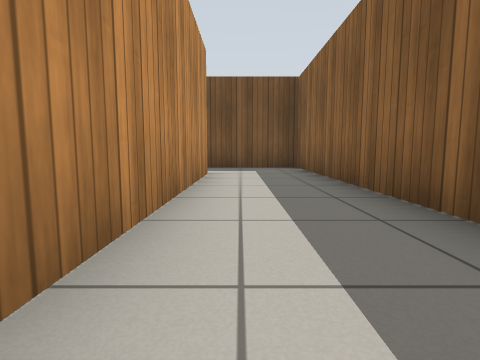
View 1 (above)

17 first-person views from a walk through a Gazebo world. The camera is 0.5 m above the floor, tilts 6° down and sees 80° across. The floor is counted in squares, 1 m on a side. Each view is taken from the middle of a square. On the plan, view 1 faces up. The plan holds only what a view shows up to about 9 squares ahead; the rest is blank. Gazebo's built-in surfaces are drawn with simple patterns.

View 2
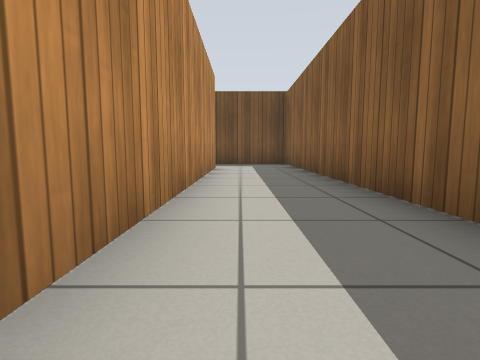

View 3
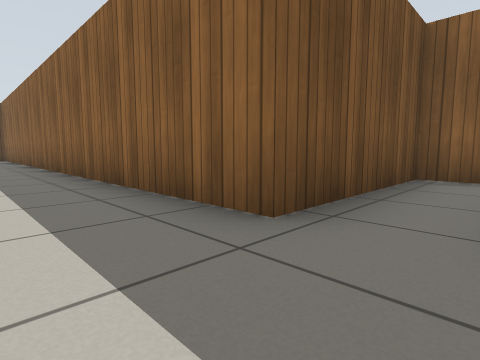

View 4
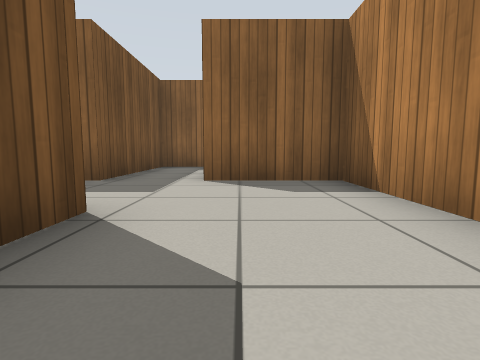

View 5
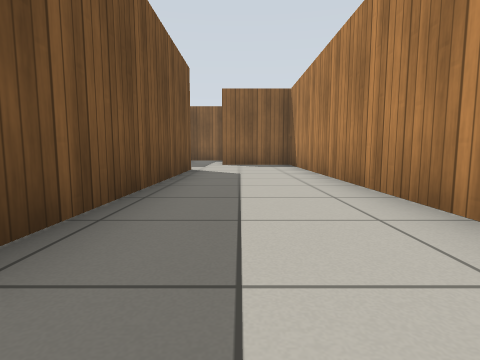

View 6
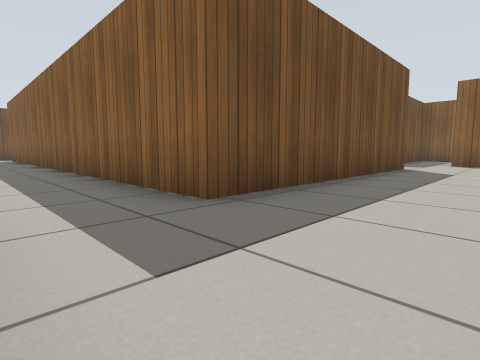

View 7
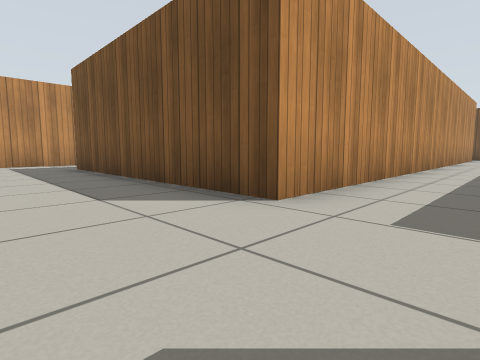

View 8
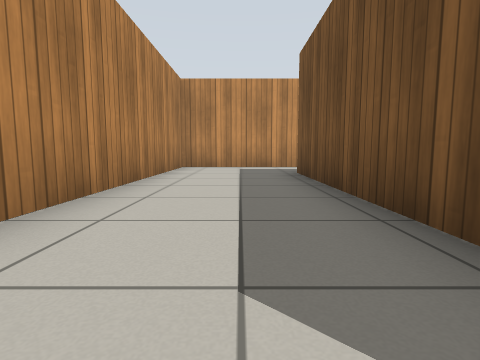

View 9
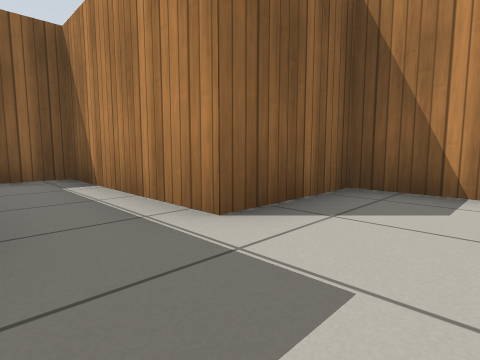

View 10
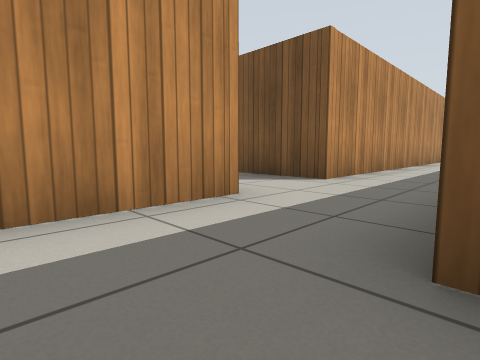

View 11
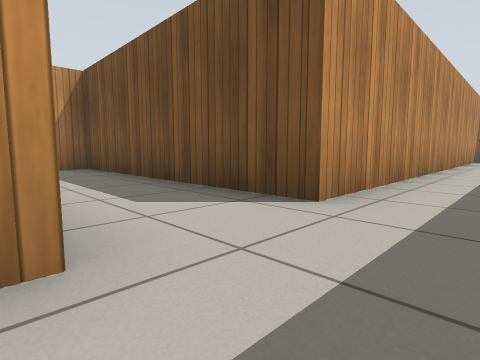

View 12
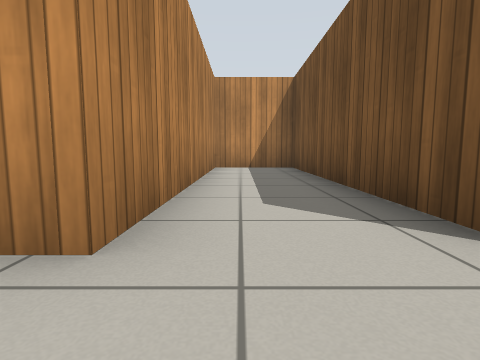

View 13
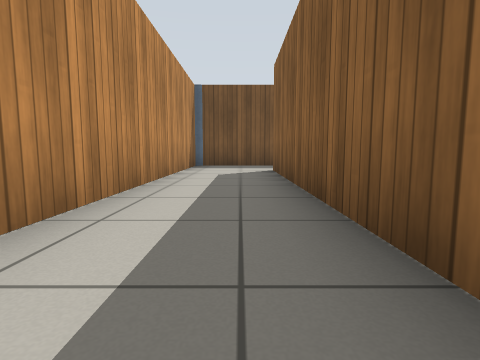

View 14
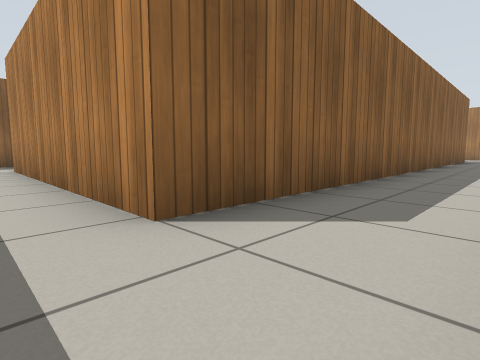

View 15
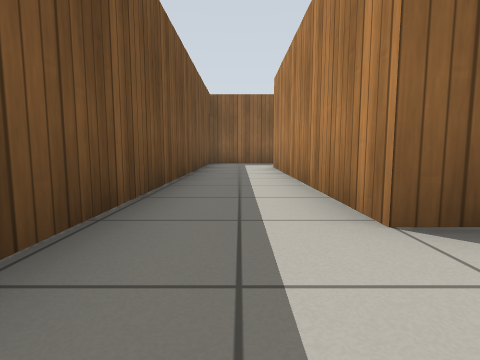

View 16
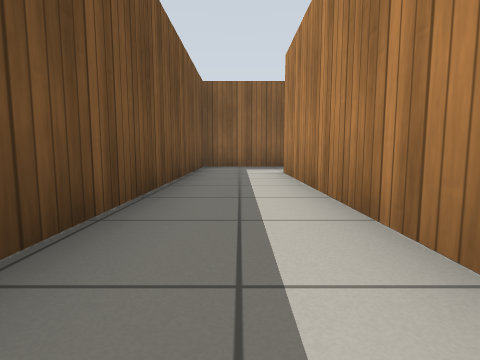

View 17
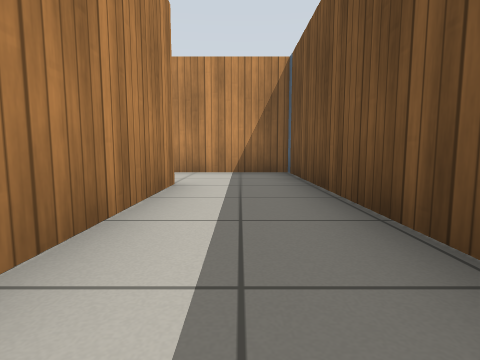

### Floor plan
Points are (right, up) in squares from view 1. A wall is a line through its corners. A room is listed if a view was taken in it or the views show most of it. See-through windows are left out.
Room 1 (views 1, 2, 3, 4, 5, 6, 7, 8, 9, 10)
walls: (-9.3, -8.4) (-9.3, -10.7) (1.6, -10.7) (1.6, -8.4) (5.5, -8.4) (5.5, -6.7) (1.6, -6.7) (1.6, 8.1) (-0.4, 8.1); (-0.7, 6) (-0.7, -7.8) (-7.2, -7.8)
ways out: opening at (-8.5, -7.5) to room 2; opening at (-1, 7) to room 2
Room 2 (views 11, 12, 13, 14, 15, 16, 17)
walls: (-7.2, -7.8) (-7.2, 6) (-0.7, 6); (-0.4, 8.1) (-9.3, 8.1) (-9.3, -4.5) (-16.2, -4.5) (-16.2, -6.7) (-9.3, -6.7) (-9.3, -8.4)
ways out: opening at (-8.5, -7.5) to room 1; opening at (-1, 7) to room 1

Where each view was taken, in squares from view 1:
view 1: 0 up, 0 right, facing up
view 2: 2 down, 0 right, facing up
view 3: 8 down, 0 right, facing up-right
view 4: 9 down, 3 left, facing right
view 5: 9 down, 8 left, facing right
view 6: 10 down, 9 left, facing up-right
view 7: 10 down, 1 right, facing up-left
view 8: 9 down, 1 left, facing left
view 9: 7 down, 0 right, facing down-right
view 10: 9 down, 7 left, facing up-left
view 11: 7 down, 8 left, facing up-left
view 12: 6 down, 8 left, facing left
view 13: 1 down, 8 left, facing up
view 14: 7 up, 9 left, facing down-right
view 15: 7 up, 9 left, facing right
view 16: 7 up, 7 left, facing right
view 17: 7 up, 3 left, facing left
